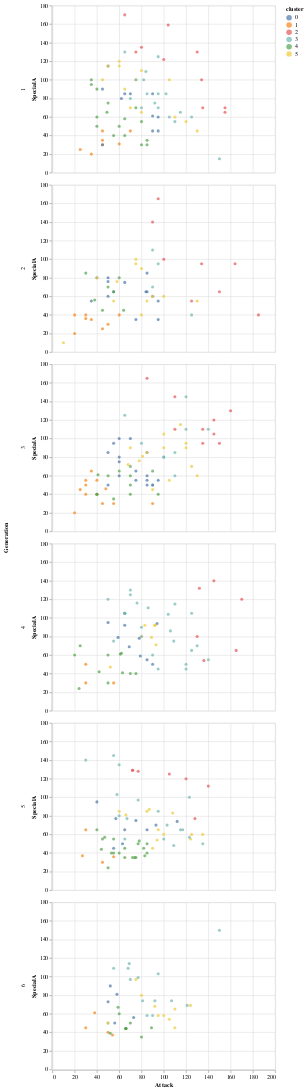

This figure's notebook cell:
### Code cell
alt.Chart(df).mark_circle().encode(
    x="Attack",
    y="SpecialA",
    color="cluster:N",
    tooltip=["#","Name","Attack","SpecialA"]
).facet(
    row="Generation"
)

### Figure 1 — Vega-Lite specification as saved in the notebook (floating-point values rounded to 4 significant figures; data arrays with more than 128 entries replaced by an {"elided": "..."} marker saying what was removed)
{"config": {"view": {"continuousWidth": 400, "continuousHeight": 300}}, "data": {"name": "data-7b4e9b7c622e97f5ad82a9f00b4cfc09"}, "facet": {"row": {"field": "Generation", "type": "quantitative"}}, "spec": {"mark": "circle", "encoding": {"color": {"field": "cluster", "type": "nominal"}, "tooltip": [{"field": "#", "type": "quantitative"}, {"field": "Name", "type": "nominal"}, {"field": "Attack", "type": "quantitative"}, {"field": "SpecialA", "type": "quantitative"}], "x": {"field": "Attack", "type": "quantitative"}, "y": {"field": "SpecialA", "type": "quantitative"}}}, "$schema": "https://vega.github.io/schema/vega-lite/v4.17.0.json", "datasets": {"data-7b4e9b7c622e97f5ad82a9f00b4cfc09": {"elided": "374 records"}}}
